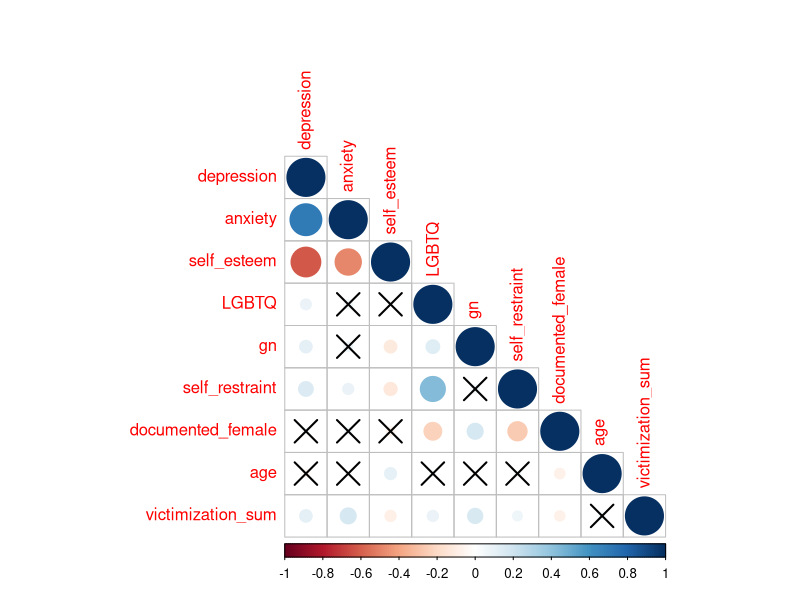

This figure's R source: (Note: this script raises an error after producing the figure.)
## ---- chunk 1
knitr::opts_chunk$set(echo = TRUE)
## ---- chunk 2
df <- read.csv("lgbtPKU.csv")
dim(df)
## ---- chunk 3
library(dplyr)
library(tidyverse)
#renaming for categoricals and ordinals
df <- df %>%
  rename(
         grade = Q7,
         sexual_orientation = Q12,
         nonconformity_masculine = Q14,
         nonconformity_feminine = Q15,
         support_from_queer = Q25_行1,
         support_from_nonqueer = Q25_行1,
         )

#manipulations
df$age <- 33 - df$Q3
df$mainland <- ifelse(df$Q4 == 1, 1, 0)
df$han_ethnicity <- 2- df$Q5
df$department <- factor(df$Q6)
df$urban_residency <- ifelse(df$Q8 == 1, 1, 0)
df$self_restraint_teacher <- 5 - df$Q18
df$documented_male <- 2 - df$Q9
df$documented_female <- 1 - df$documented_male

df$assigned_male <- ifelse(df$Q10 != 3, 2 - df$Q10, NA)
df$assigned_female <- 1 - df$assigned_male

df$cisgender <- 2 - df$Q11
df$transgender <- 1 - df$cisgender

library(fastDummies)
df <- dummy_cols(df, select_columns = "sexual_orientation", remove_first_dummy = TRUE)

df$singleness <- ifelse(df$Q13 == 1, 1, 0)

df$gn <- ifelse(df$nonconformity_masculine == -3, 
             df$nonconformity_feminine, df$nonconformity_masculine)

df$outness <- 2 - df$Q16
df$out_to_teacher <- ifelse(df$Q17 == 1, 1, 0)
df$public_out = ifelse(df$Q21 == 1, 1, 0)
df$out_to_queer_friends = ifelse(df$Q23 == -3, 1, df$Q23)
df$out_to_nonqueer_friends = ifelse(df$Q24 == -3, 1, df$Q24)

#LGBTQ+
df$LGBTQ <- ifelse(df$Q10 != 3 & df$cisgender == 1 & df$sexual_orientation == 2, 0, 1)

#perceived LGBTQ+-affirming attitude
df$perceived_acceptance_teacher = 5 - df$Q19
df$perceived_acceptance_student = 5 - df$Q28

df$victimization_teacher <- 1 - df$Q20_选项17
df$victimization_student <- 1 - df$Q29_选项14
df$victimization_ever <- ifelse(df$victimization_teacher == 1 | df$victimization_student == 1, 1, 0)

#Self-restraint of gender expression
df$self_restraint_allstudent <- 10 - df$Q27_行1 - df$Q27_行2
df$self_restraint_otherLGBTQ <- 5 - df$Q27_行1
df$self_restraint_otherstudents <- 5 - df$Q27_行2
df$self_restraint <- df$self_restraint_teacher + df$self_restraint_allstudent - 3

# self-esteem: Rosenberg Self-Esteem Scale, RSES
df <- df %>%
  mutate(
    Q31_行3_r  = 6 - Q31_行3,
    Q31_行5_r  = 6 - Q31_行5,
    Q31_行8_r  = 6 - Q31_行8,
    Q31_行9_r  = 6 - Q31_行9,
    Q31_行10_r = 6 - Q31_行10)

df <- df %>%
  mutate(
    self_esteem = rowSums(
      select(., all_of(c(
        "Q31_行1", "Q31_行2", "Q31_行3_r", "Q31_行4", "Q31_行5_r",
        "Q31_行6", "Q31_行7", "Q31_行8_r", "Q31_行9_r", "Q31_行10_r"
      ))),
      na.rm = TRUE
    )
  )

# depression: Center for Epidemiologic Studies Depression Scale, CESD 9-item Chinese version
df <- df %>%
  mutate(
    Q30_行5_r = 5 - Q30_行5,
    Q30_行7_r = 5 - Q30_行7)

df <- df %>%
  mutate(
    depression = Q30_行1 + Q30_行2 + Q30_行3 + Q30_行4 + 
                 Q30_行5_r + Q30_行6 + Q30_行7_r + Q30_行8 + Q30_行9
  )

#anxiety: Generalized Anxiety Disorder Scale, GAD-7
df <- df %>%
  mutate(
    anxiety = rowSums(select(., all_of(c("Q32_行1", "Q32_行2", "Q32_行3", "Q32_行4", "Q32_行5", "Q32_行6", "Q32_行7"))),
                      na.rm = TRUE))
## ---- chunk 4
#check inconsistent cases
#transgender
df %>%
  filter((documented_female == 1 & assigned_male == 1 & transgender == 0) | (documented_male == 1 & assigned_female == 1 & transgender == 0))

#outness
df %>%
  filter((outness == 0 & out_to_teacher== 1) | (outness == 0 & public_out == 1))


#outness in nonLGBTQ
#SOGIE-based victimization among non-LGBTQ+
df %>%
  filter(LGBTQ == 0 & outness == 1)

df %>%
  filter(LGBTQ == 0 & out_to_teacher == 1)
## ---- chunk 5
#drop one inconsistent case
df1 <- df %>%
  filter(!((documented_female == 1 & assigned_male == 1 & transgender == 0) | (documented_male == 1 & assigned_female == 1 & transgender == 0)) %in% TRUE)
dim(df1)
## ---- chunk 6
#drop two cases that non-LGBTQ+ reported coming out
df1 <- df1 %>%
  filter(!(LGBTQ == 0 & outness == 1))
dim(df1)
## ---- chunk 7
#drop inconsistent case
#constantly filling the same value for multiple question matrices
df1 <- df1 %>%
  filter(!(index == 1273))
dim(df1)
## ---- chunk 8
#drop age under 18 (5 cases)
df1 <- df1 %>%
  filter(!(age < 18))
dim(df1)
## ---- chunk 9
df1 %>%
  select(LGBTQ, documented_female, transgender, sexual_orientation, 
         gn, outness, 
         age, mainland, han_ethnicity, department, grade, urban_residency, 
         victimization_teacher, victimization_student, victimization_ever ) %>%
  summary
## ---- chunk 10
#value counts
lapply(df1[,c('LGBTQ','sexual_orientation', 'gn', 'outness', 'out_to_queer_friends', 
              'out_to_nonqueer_friends', 'out_to_teacher', 'public_out',
             'victimization_teacher', 'victimization_student', 'victimization_ever')], table)
## ---- chunk 11
library(psych)
describe(df1[, c("depression", "anxiety")])
aggregate(depression ~ LGBTQ, data = df1, mean)
aggregate(depression ~ LGBTQ, data = df1, sd)
aggregate(anxiety ~ LGBTQ, data = df1, mean)
aggregate(anxiety ~ LGBTQ, data = df1, sd)
## ---- chunk 12
#self-restraint
table(df1$self_restraint_teacher)
table(df1$self_restraint_otherLGBTQ)
table(df1$self_restraint_otherstudents)

table(df1$self_restraint_allstudent)
table(df1$self_restraint)
summary(df1$self_restraint)
## ---- chunk 13
#review of self-restraint sum
sr_varlist <- c("self_restraint_teacher", "self_restraint_otherstudents", "self_restraint_otherLGBTQ", "self_restraint")

#restraint among LGBTQ+
print("Among LGBTQ+")
for (v in sr_varlist) {
  cat(":\n")
  df1 %>%
    filter(LGBTQ == 1) %>%
    count(.data[[v]]) %>%
    mutate(percent = n / sum(n) * 100) %>%
    print()
  cat("\n")
}

#restraint among non-LGBTQ+
print("Among non-LGBTQ+")
for (v in sr_varlist) {
  cat(":\n")
  df1 %>%
    filter(LGBTQ == 0) %>%
    count(.data[[v]]) %>%
    mutate(percent = n / sum(n) * 100) %>%
    print()
  cat("\n")
}
## ---- chunk 14
describe(df1$self_restraint)
## ---- chunk 15
aggregate(self_restraint ~ LGBTQ, data = df1, mean)
aggregate(self_restraint ~ LGBTQ, data = df1, sd)
aggregate(gn ~ LGBTQ, data = df1, mean)
aggregate(gn ~ LGBTQ, data = df1, sd)
## ---- chunk 16
#count
df1$victim_teacher_count <- rowSums(df1[, paste0('Q20_选项', 1:15)])
df1$victim_student_count <- rowSums(df1[, paste0('Q29_选项', 1:12)])
df1$victimization_count <- df1$victim_teacher_count + df1$victim_student_count

table(df1$victim_teacher_count)
table(df1$victim_student_count)
table(df1$victimization_count)
## ---- chunk 17
#Victimization weighted sum score
# microaggression *1; moderate violence & discrimination *2; severe violence *3
df1$victm_teacher_sum <- 
  1 * df1$Q20_选项1 + 1 * df1$Q20_选项3 + 1 * df1$Q20_选项4 +
  2 * df1$Q20_选项2 + 2 * df1$Q20_选项6 + 2 * df1$Q20_选项7 + 2 * df1$Q20_选项8 +
  2 * df1$Q20_选项9 + 2 * df1$Q20_选项10 + 2 * df1$Q20_选项11 + 2 * df1$Q20_选项12 + 2 * df1$Q20_选项15 +
  3 * df1$Q20_选项5 + 3 * df1$Q20_选项13 + 3 * df1$Q20_选项14
  
df1$victm_student_sum <-
  1 * df1$Q29_选项1 + 1 * df1$Q29_选项3 + 1 * df1$Q29_选项4 +
  2 * df1$Q29_选项2 + 2 * df1$Q29_选项6 + 2 * df1$Q29_选项7 + 2 * df1$Q29_选项8 +
  2 * df1$Q29_选项9 + 2 * df1$Q29_选项12 +
  3 * df1$Q29_选项5 + 3 * df1$Q29_选项10 + 3 * df1$Q29_选项11

df1$victimization_sum <- df1$victm_teacher_sum + df1$victm_student_sum

table(df1$victm_teacher_sum)
table(df1$victm_student_sum)
table(df1$victimization_sum)

df1 %>% slice_max(victm_teacher_sum, n = 10)
df1 %>% slice_max(victm_student_sum, n = 10)
df1 %>% slice_max(victimization_sum, n = 10)
## ---- chunk 18
describe(df1$victimization_sum)
aggregate(victimization_sum ~ LGBTQ, data =df1, mean)
aggregate(victimization_sum ~ LGBTQ, data =df1, sd)
## ---- chunk 19
#convert 1-5 to 0-1
df1$out_to_teacher_norm <- df1$out_to_teacher
df1$out_to_queer_friends_norm <- (df1$out_to_queer_friends - 1)/4  # 1-5 -> 0-1
df1$out_to_nonqueer_friends_norm <- (df1$out_to_nonqueer_friends - 1)/4  # 1-5 -> 0-1

table(df1$out_to_teacher_norm)
table(df1$out_to_queer_friends_norm)
table(df1$out_to_nonqueer_friends_norm)
print("----------")
print("binary outness:")
table(df1$outness)
print("outness-three score sum:")
df1$outness_sum <- rowSums(df1[,c("out_to_teacher_norm","out_to_queer_friends_norm","out_to_nonqueer_friends_norm")])
table(df1$outness_sum)
summary(df1$outness_sum)
## ---- chunk 20
keyvariables <- c("depression","anxiety", "self_esteem", "LGBTQ", "gn", "self_restraint",
                  "documented_female", "age", "victimization_sum")

corr <- corr.test(df1[, keyvariables])
r <- round(corr$r, 2)
p <- corr$p

stars <- ifelse(p < .001, "***",
         ifelse(p < .01, "**",
         ifelse(p < .05, "*", "")))

corr_table <- matrix(
  paste0(sprintf("%.2f", r), stars),
  nrow = nrow(r),
  dimnames = dimnames(r)
)

corr_table
diag(corr_table) <- ""

corr_table
## ---- chunk 21
corr_res <- corr.test(df1[, keyvariables])
corr_matrix <- corr_res$r
p_matrix <- corr_res$p

library(corrplot)

corrplot(corr_matrix, 
         method = "circle", 
         type = "lower",
         p.mat = p_matrix,       # 传入 p 值矩阵
         sig.level = 0.05,       # 显著性阈值
         insig = "pch") 
## ---- chunk 22
vars_regression <- c("LGBTQ", "documented_female", "victimization_sum", "gn", "self_restraint",
                     "age", "mainland", "han_ethnicity", "department","urban_residency"
                     )
  
formula_se <- as.formula(
  paste("self_esteem ~", paste(vars_regression, collapse = "+"))
)

formula_dep <- as.formula(
  paste("depression ~", paste(vars_regression, collapse = " + "))
)

formula_anx <- as.formula(
  paste("anxiety ~", paste(vars_regression, collapse = "+"))
)
## ---- chunk 23
model_se <- lm(formula_se, data = df1)
summary(model_se)
model_dep <- lm(formula_dep, data = df1)
summary(model_dep)
model_anx <- lm(formula_anx, data = df1)
summary(model_anx)
## ---- chunk 24
interaction_terms <- c("self_restraint * LGBTQ", "self_restraint * documented_female", "gn * documented_female")

formula_se_int <- as.formula(
  paste("self_esteem ~", paste(c(vars_regression, interaction_terms), collapse = "+"))
)

formula_dep_int <- as.formula(
  paste("depression ~", paste(c(vars_regression, interaction_terms), collapse = "+"))
)

formula_anx_int <- as.formula(
  paste("anxiety ~", paste(c(vars_regression, interaction_terms), collapse = "+"))
)
## ---- chunk 25
model_se_int <- lm(formula_se_int, data = df1)
summary(model_se_int)
model_dep_int <- lm(formula_dep_int, data = df1)
summary(model_dep_int)
model_anx_int <- lm(formula_anx_int, data = df1)
summary(model_anx_int)
## ---- chunk 26
#simple linear regression: Mental health ~ LGBTQ+ identity
s1s1_dep_model <- lm(depression ~ LGBTQ, data = df1)
summary(s1s1_dep_model)

s1s1_anx_model <- lm(anxiety ~ LGBTQ, data = df1)
summary(s1s1_anx_model)
## ---- chunk 27
library('lavaan')
s1_dep_model <- '
  depression ~ a*LGBTQ + b*victimization_sum + c*self_restraint + d*self_esteem + documented_female
  
  victimization_sum ~ f*LGBTQ + documented_female
  self_restraint ~ e*LGBTQ + g*self_esteem + documented_female
  self_esteem ~ h*victimization_sum + i*LGBTQ + documented_female

  #effects 
  total_indirect := c*e + c*g*h*f + d*h*f + b*f + i*d + i*g*c
  total_effect := a + total_indirect
'

s1_dep_fit <- sem(s1_dep_model, data=df1, estimator="ML", se="bootstrap" , bootstrap=1000)
summary(s1_dep_fit, standardized=TRUE, fit.measures=TRUE)
## ---- chunk 28
library('lavaan')
s1_dep_model <- '
  depression ~ a*LGBTQ + b*victimization_sum + c*self_restraint + d*self_esteem + documented_female
  
  victimization_sum ~ f*LGBTQ + documented_female
  self_restraint ~ e*LGBTQ + documented_female
  self_esteem ~ h*victimization_sum + i*LGBTQ + documented_female
  
  self_esteem ~~ self_restraint

  #effects 
  total_indirect := c*e + d*h*f + b*f + i*d
  total_effect := a + total_indirect
'

s1_dep_fit <- sem(s1_dep_model, data=df1, estimator="ML", se="bootstrap" , bootstrap=1000)
summary(s1_dep_fit, standardized=TRUE, fit.measures=TRUE)
## ---- chunk 29
s1_dep_model <- '
  depression ~ a*LGBTQ + b*victimization_sum + c*self_restraint + documented_female
  
  victimization_sum ~ d*LGBTQ + documented_female
  self_restraint ~ e*LGBTQ + documented_female

  #effects 
  total_indirect := b*d + c*e
  total_effect := a + total_indirect
'

s1_dep_fit <- sem(s1_dep_model, data=df1, estimator="ML", se="bootstrap" , bootstrap=1000)
summary(s1_dep_fit, standardized=TRUE, fit.measures=TRUE)
## ---- chunk 30
s1_dep_model <- '
  depression ~ a*LGBTQ + b*victimization_sum + c*self_restraint + documented_female
  
  victimization_sum ~ d*LGBTQ + documented_female
  self_restraint ~ e*LGBTQ + f*victimization_sum + documented_female
  
  #effects
  indirect_victimization := d*b
  indirect_restraint := e*c
  indirect_serial := e*f*b
  total_indirect := b*d + c*e + d*f*c
  total_effect := a + total_indirect
'

s1_dep_fit <- sem(s1_dep_model, data=df1, estimator="ML", se="bootstrap" , bootstrap=1000)
summary(s1_dep_fit, standardized=TRUE, fit.measures=TRUE)
## ---- chunk 31
s1_dep_model <- '
  depression ~ a*LGBTQ + b*victimization_sum + c*self_restraint + documented_female
  
  victimization_sum ~ d*LGBTQ + documented_female + f*self_restraint
  self_restraint ~ e*LGBTQ + documented_female
  
  # effects
  indirect_victimization := d*b
  indirect_restraint := e*c
  indirect_serial := e*f*b
  total_indirect := d*b + e*c + e*f*b
  total_effect := a + total_indirect
'

s1_dep_fit <- sem(s1_dep_model, data=df1, estimator="ML", se="bootstrap" , bootstrap=1000)
summary(s1_dep_fit, standardized=TRUE, fit.measures=TRUE)
## ---- chunk 32
s1_dep_model <- '
  depression ~ b*victimization_sum + c*self_restraint + documented_female
  
  victimization_sum ~ d*LGBTQ + documented_female
  self_restraint ~ e*LGBTQ + documented_female

  #effects
  indirect_victimization := d*b
  indirect_restraint := e*c
  total_effect := b*d + c*e
'

s1_dep_fit <- sem(s1_dep_model, data=df1, estimator="ML", se="bootstrap" , bootstrap=1000)
summary(s1_dep_fit, standardized=TRUE, fit.measures=TRUE)
## ---- chunk 33
library('lavaan')
s1_anx_model <- '
  anxiety ~ a*LGBTQ + b*victimization_sum + c*self_restraint + documented_female
  
  victimization_sum ~ d*LGBTQ + documented_female
  self_restraint ~ e*LGBTQ + f*victimization_sum + documented_female

  #effects 
  total_indirect := b*d + c*e + d*f*c
  total_effect := a + total_indirect
'

s1_anx_fit <- sem(s1_anx_model, data=df1, estimator="ML", se="bootstrap" , bootstrap=1000)
summary(s1_anx_fit, standardized=TRUE, fit.measures=TRUE)
## ---- chunk 34
#simple linear regression: Mental health ~ Gender nonconformity
s2s1_dep_model <- lm(depression ~ gn, data = df1)
summary(s2s1_dep_model)

s2s1_anx_model <- lm(anxiety ~ gn, data = df1)
summary(s2s1_anx_model)
## ---- chunk 35
s2_dep_model <- '
  depression ~ a*gn + b*victimization_sum + c*self_restraint + documented_female
  
  victimization_sum ~ d*gn + documented_female
  self_restraint ~ e*gn + documented_female

  gn ~ documented_female
  
  #effects
  indirect_victimization := d*b
  indirect_restraint := e*c
  total_indirect := b*d + c*e
  total_effect := a + total_indirect
'

s2_dep_fit <- sem(s2_dep_model, data=df1, estimator="ML", se="bootstrap" , bootstrap=1000)
summary(s2_dep_fit, standardized=TRUE, fit.measures=TRUE)
## ---- chunk 36
df1$interaction_gn_LGBTQ <- df1$gn * df1$LGBTQ

s2_dep_model_moderated <- '
  depression ~ a*gn + b*victimization_sum + c*self_restraint + documented_female
  
  victimization_sum ~ d*gn + documented_female
  self_restraint ~ e*gn + g*interaction_gn_LGBTQ + documented_female + LGBTQ

  gn ~ documented_female
  
  # indirect effects
  ind_victimization := b*d
  ind_SR_nonLGBTQ := e*c
  ind_SR_LGBTQ := (e+g)*c
  total_ind_nonLGBTQ := b*d + e*c
  total_ind_LGBTQ := b*d + (e+g)*c
  total_nonLGBTQ := a + total_ind_nonLGBTQ
  total_LGBTQ := a + total_ind_LGBTQ
  index_modmed := g*c
'

s2_dep_fit_moderated <- sem(s2_dep_model_moderated, data=df1, estimator="ML", se="bootstrap" , bootstrap=1000)
summary(s2_dep_fit_moderated, standardized=TRUE, fit.measures=TRUE)
## ---- chunk 37
s2_dep_model <- '
  depression ~ gn + victimization_sum + self_restraint + documented_female
  
  victimization_sum ~ gn + documented_female
  self_restraint ~ gn + documented_female

  gn ~ documented_female
'

s2_dep_fit <- sem(s2_dep_model, data=df1, group = "LGBTQ", estimator="ML", se="bootstrap" , bootstrap=1000)
summary(s2_dep_fit, standardized=TRUE, fit.measures=TRUE)
## ---- chunk 38
lm(self_restraint ~ gn + documented_female,
   data=subset(df1, LGBTQ==0))

lm(self_restraint ~ gn + documented_female,
   data=subset(df1, LGBTQ==1))
